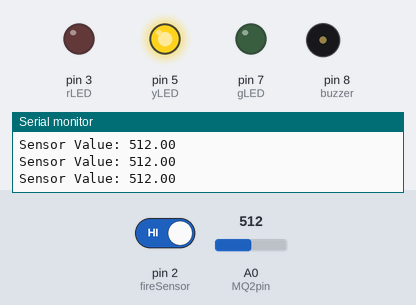
A sketch run on a simulated Arduino Uno, built with avr-gcc and run on an emulated ATmega328P. Parts: output pins drawn as LEDs (lit = HIGH), buzzer (waves = sounding, pin HIGH), the last lines printed to the serial monitor. Inputs (shaded band) come from the test bench; at power-on: A0 (MQ2pin) = 512, pin 2 (fireSensor) HIGH.

Above: at 6.2 s.
6.3 s: A0 (MQ2pin) set to 411
7.8 s: A0 (MQ2pin) set to 382
At 8.9 s:
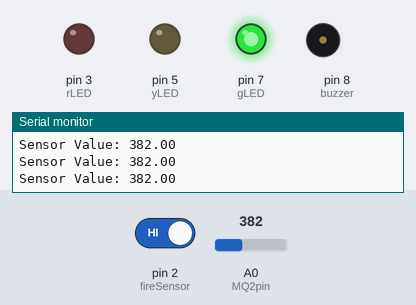
9.5 s: A0 (MQ2pin) set to 410
At 10.0 s:
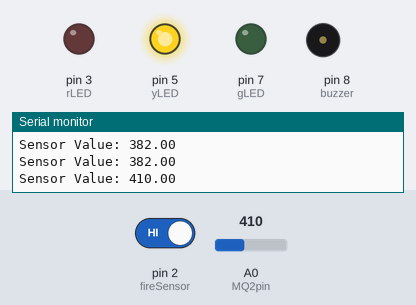
11.0 s: pin 2 (fireSensor) driven LOW
At 12.2 s:
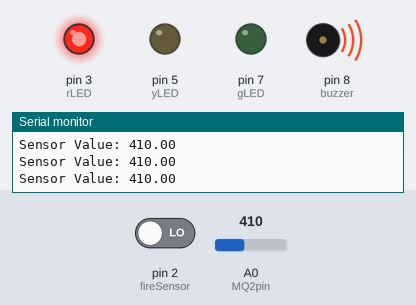
12.5 s: pin 2 (fireSensor) driven HIGH
At 13.9 s:
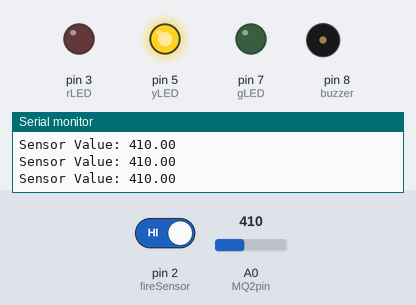
Timing chart, 0 to 15.3 s (numbered marks = the images above; inputs shaded):
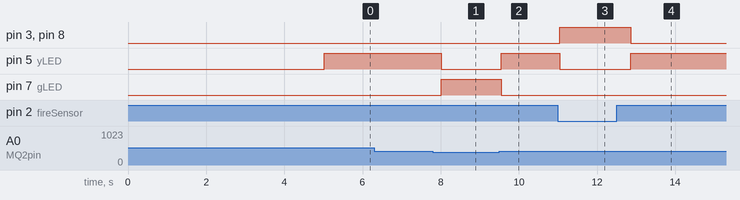

Measured:
- the behaviour switches between 401 and 400 on A0 (MQ2pin) (found by bisection; images 0 and 1)
- after the input at 7.8 s, pin 5 (yLED): HIGH → LOW after 0.21 s; pin 7 (gLED): LOW → HIGH after 0.21 s
- after the input at 9.5 s, pin 5 (yLED): LOW → HIGH after 0.05 s; pin 7 (gLED): HIGH → LOW after 0.05 s
- after the input at 11.0 s, pin 3 (rLED), pin 8 (buzzer): LOW → HIGH after 0.05 s; pin 5 (yLED): HIGH → LOW after 0.05 s
- after the input at 12.5 s, pin 3 (rLED), pin 8 (buzzer): HIGH → LOW after 0.36 s; pin 5 (yLED): LOW → HIGH after 0.36 s

The sketch:

FLARE_Final.ino
```cpp
#include <SoftwareSerial.h> // Import SoftwareSerial library for bluetooth communication
int fireSensor = 2;
int rLED = 3;
int yLED = 5;
int gLED = 7;
int buzzer = 8;
float threshold = 400.00; //This value should be manually changed depending on the ambient air quality
float sensorValue;  //variable to store gas sensor value
SoftwareSerial EEBlue(12, 13); //RX | TX
#define MQ2pin 0 //Analog Pin for MQ-2 Gas Sensor

void setup() {
  Serial.begin(9600); // sets the serial port to 9600
  EEBlue.begin(9600);
  EEBlue.println("MQ2 warming up!");
  delay(5000); // allow the MQ2 to warm up, can be adjusted
  pinMode(rLED, OUTPUT);
  pinMode(yLED, OUTPUT);
  pinMode(gLED, OUTPUT);
  pinMode(buzzer, OUTPUT);
  pinMode(fireSensor, INPUT);
}

void loop() {

int detect = digitalRead(fireSensor);
sensorValue = analogRead(MQ2pin);

if (detect == LOW && sensorValue > threshold)

{
  digitalWrite(rLED, HIGH);
  digitalWrite(yLED, LOW);
  digitalWrite(gLED, LOW);
  digitalWrite(buzzer, HIGH);
  EEBlue.println("FIRE DETECTED AT: ");
  EEBlue.println("1137 Alumni Ave, Kelowna, BC V1V 1V7"); //Address should be set to the user's address

} else if (detect == HIGH && sensorValue > threshold) {
  digitalWrite(yLED, HIGH);
  digitalWrite(rLED, LOW);
  digitalWrite(buzzer, LOW);
  digitalWrite(gLED, LOW);
  EEBlue.println("WARNING. High Fire Chance at: ");
  EEBlue.println("1137 Alumni Ave, Kelowna, BC V1V 1V7");
}

else

{


digitalWrite(rLED, LOW);
digitalWrite(yLED, LOW);
digitalWrite(gLED, HIGH);
digitalWrite(buzzer, LOW);
EEBlue.println("Clear");


}
  //This is only printed to the serial monitor if the Arduino is powered by a computer
	Serial.print("Sensor Value: ");
  	Serial.println(sensorValue);
	delay(300); // wait 1s for next reading
}
```
